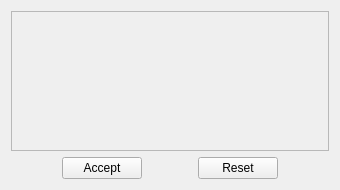
<?xml version="1.0" encoding="UTF-8"?>
<ui version="4.0">
 <class>Form</class>
 <widget class="QWidget" name="Form">
  <property name="geometry">
   <rect>
    <x>0</x>
    <y>0</y>
    <width>340</width>
    <height>190</height>
   </rect>
  </property>
  <property name="windowTitle">
   <string>Form</string>
  </property>
  <layout class="QVBoxLayout" name="verticalLayout" stretch="1,0">
   <item>
    <widget class="QScrollArea" name="scrollArea">
     <property name="widgetResizable">
      <bool>true</bool>
     </property>
     <widget class="QWidget" name="scrollAreaWidgetContents_2">
      <property name="geometry">
       <rect>
        <x>0</x>
        <y>0</y>
        <width>320</width>
        <height>139</height>
       </rect>
      </property>
      <layout class="QFormLayout" name="form_layout"/>
     </widget>
    </widget>
   </item>
   <item>
    <layout class="QHBoxLayout" name="horizontalLayout" stretch="1,0,1,0,1">
     <item>
      <spacer name="horizontalSpacer_3">
       <property name="orientation">
        <enum>Qt::Horizontal</enum>
       </property>
       <property name="sizeHint" stdset="0">
        <size>
         <width>40</width>
         <height>20</height>
        </size>
       </property>
      </spacer>
     </item>
     <item>
      <widget class="QPushButton" name="btn_accept">
       <property name="toolTip">
                                <string>Accept all changes (update parameter values).</string>
       </property>
       <property name="text">
        <string>Accept</string>
       </property>
      </widget>
     </item>
     <item>
      <spacer name="horizontalSpacer">
       <property name="orientation">
        <enum>Qt::Horizontal</enum>
       </property>
       <property name="sizeHint" stdset="0">
        <size>
         <width>40</width>
         <height>20</height>
        </size>
       </property>
      </spacer>
     </item>
     <item>
      <widget class="QPushButton" name="btn_reset">
       <property name="toolTip">
                                <string>Reset all changes (restore values from parameters).</string>
       </property>
       <property name="text">
        <string>Reset</string>
       </property>
      </widget>
     </item>
     <item>
      <spacer name="horizontalSpacer_4">
       <property name="orientation">
        <enum>Qt::Horizontal</enum>
       </property>
       <property name="sizeHint" stdset="0">
        <size>
         <width>40</width>
         <height>20</height>
        </size>
       </property>
      </spacer>
     </item>
    </layout>
   </item>
  </layout>
 </widget>
 <resources/>
 <connections/>
</ui>
